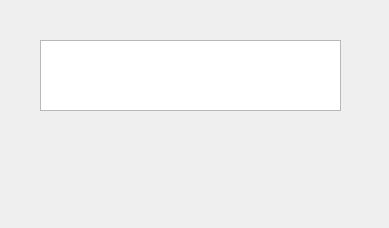
<?xml version="1.0" encoding="UTF-8"?>
<ui version="4.0">
 <class>Dialog</class>
 <widget class="QDialog" name="Dialog">
  <property name="geometry">
   <rect>
    <x>0</x>
    <y>0</y>
    <width>389</width>
    <height>228</height>
   </rect>
  </property>
  <property name="windowTitle">
   <string>Dialog</string>
  </property>
  <widget class="QTextEdit" name="textEdit">
   <property name="geometry">
    <rect>
     <x>40</x>
     <y>40</y>
     <width>301</width>
     <height>71</height>
    </rect>
   </property>
  </widget>
 </widget>
 <resources/>
 <connections/>
</ui>
